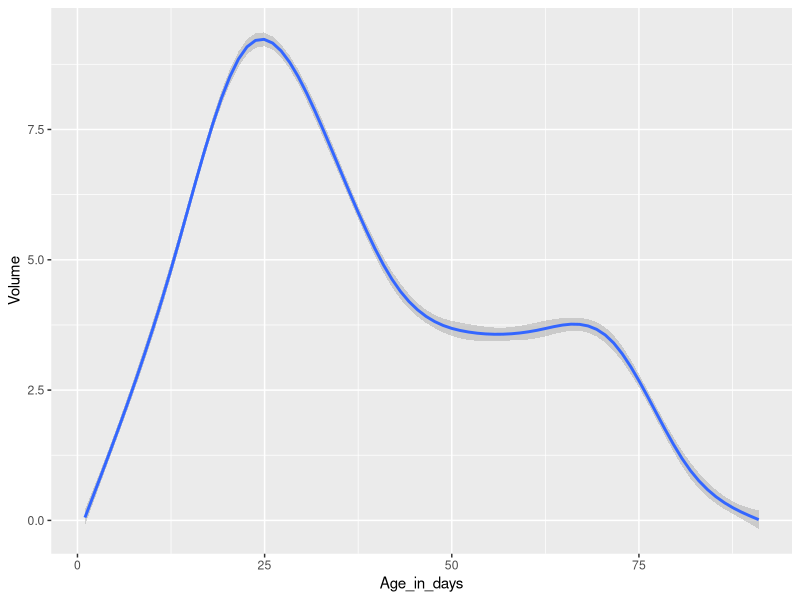
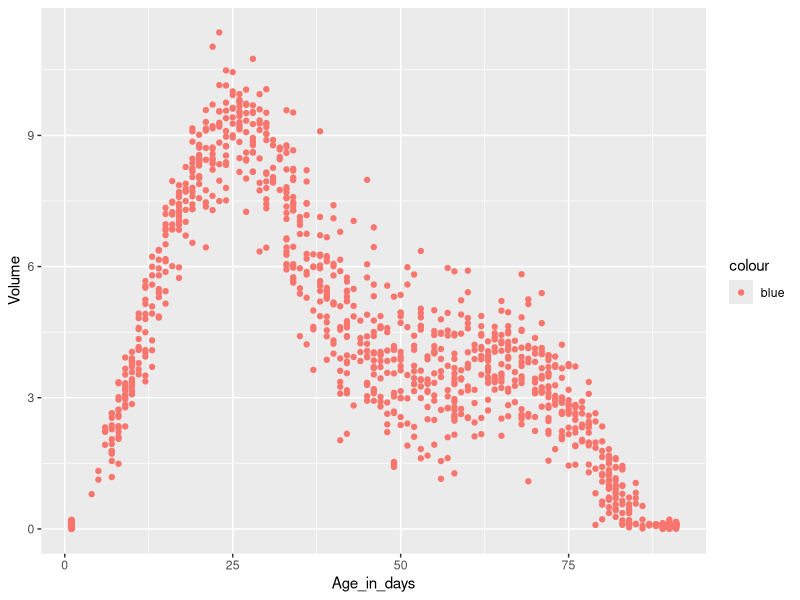
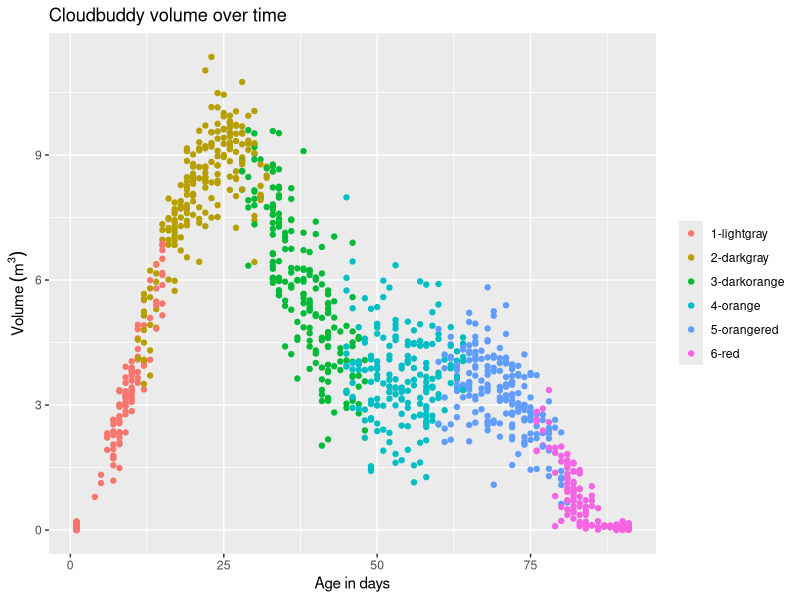
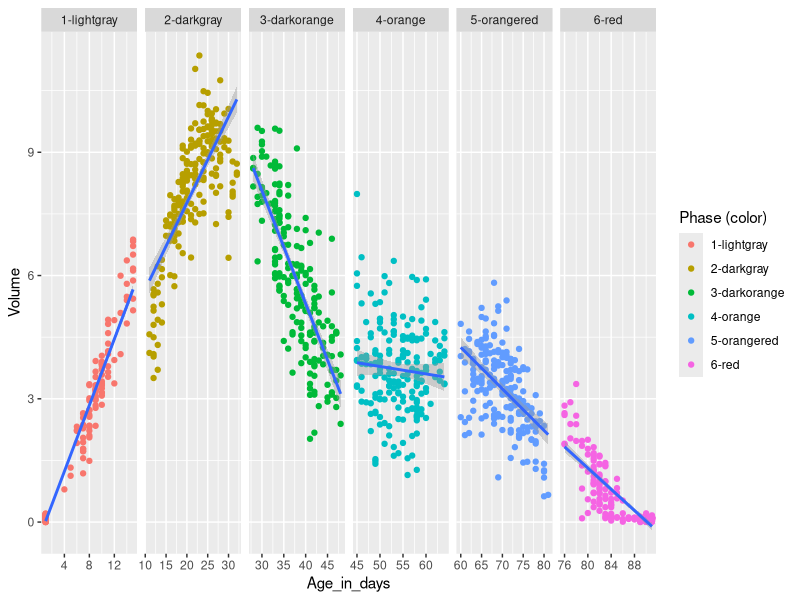
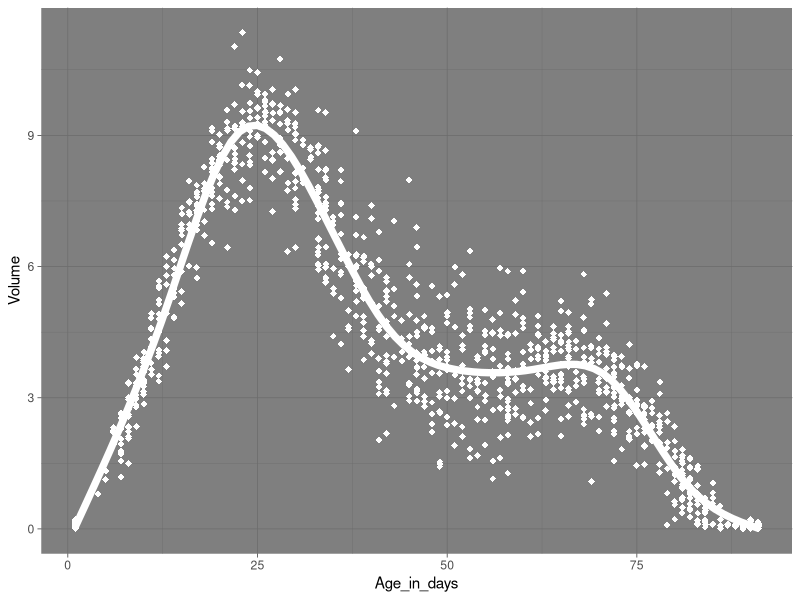
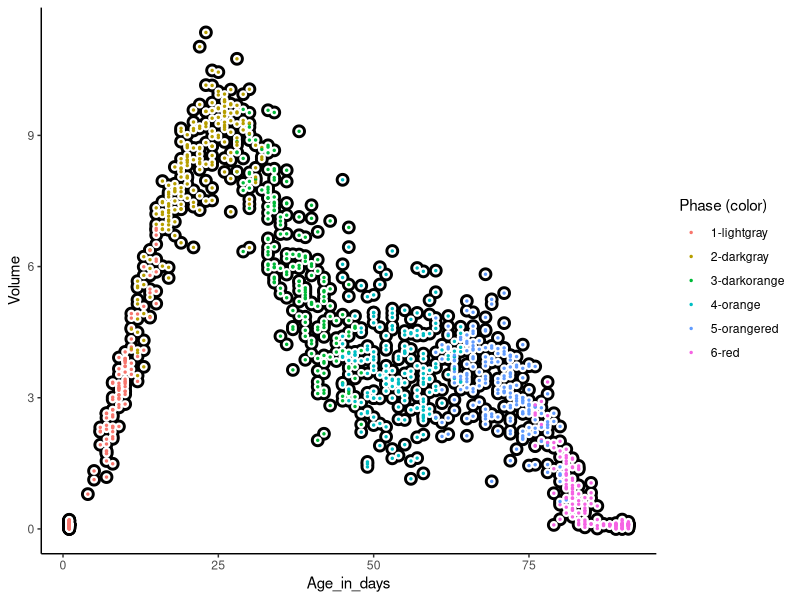
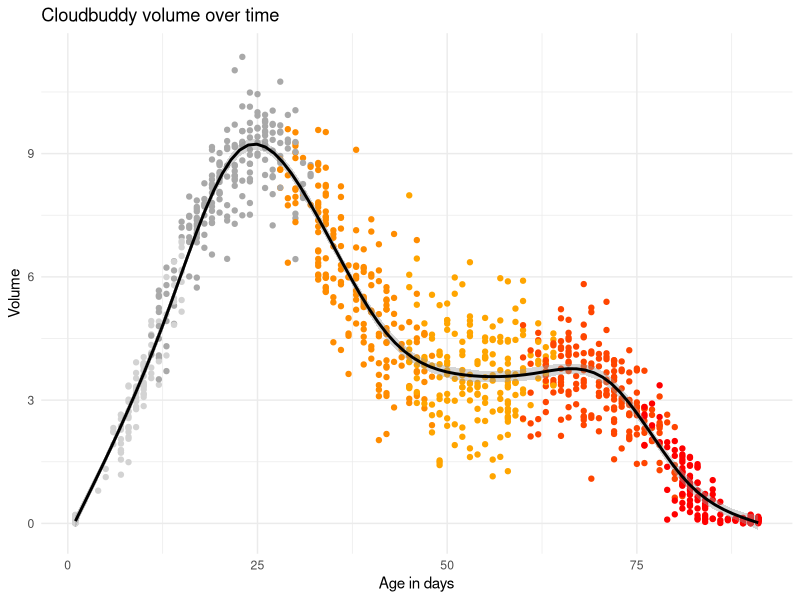

Here is the R script that generated these plots, in order:
## ---- chunk 1
knitr::opts_chunk$set(echo = TRUE)
## ---- chunk 2
library(tidyverse)
library(readxl)

cb_data <- read_xlsx(path = "CB_data_2023.xlsx",
                     skip = 11,
                     na = "-99")

## ---- chunk 3
    ggplot(data = cb_data, 
           mapping = aes(x = Age_in_days, 
                         y = Volume)) +
      geom_smooth()

## ---- chunk 4
    ggplot(data = cb_data, 
           mapping = aes(x = Age_in_days, 
                         y = Volume, 
                         color = "blue")) + 
      geom_point()
## ---- chunk 5
ggplot(data = cb_data,
       aes(x = Age_in_days,
           y = Volume)) +
  geom_point(aes(color = `Phase (color)`)) +
  labs(title = "Cloudbuddy volume over time",
       color = NULL,
       x = "Age in days", 
       y = Volume~(m^3))

## ---- chunk 6
ggplot(data = cb_data,
       aes(x = Age_in_days,
           y = Volume)) +
  geom_point(aes(color = `Phase (color)`)) +
      geom_smooth(method = "lm") +
      facet_wrap(~`Phase (color)`, 
                 ncol = 6, 
                 scales = "free_x")

## ---- chunk 7
    ggplot(data = cb_data, 
           mapping = aes(x = Age_in_days, 
                         y = Volume)) +
      geom_point(color = "white", 
                 shape = 18, 
                 size = 2) +
      geom_smooth(color = "white", 
                  linewidth = 2.5, 
                  se = FALSE) +
      theme_dark()

## ---- chunk 8
    ggplot(data = cb_data, 
           mapping = aes(x = Age_in_days, 
                         y = Volume)) +
      geom_point(color = "black", 
                 size = 4) +
      geom_point(color = "white",
                 size = 2) +
      geom_point(aes(color = `Phase (color)`),
                 size = 0.5) +
      theme_classic()

## ---- chunk 9
    ggplot(data = cb_data, 
           mapping = aes(x = Age_in_days, 
                         y = Volume)) +
      geom_point(aes(color = `Phase (color)`),
                 show.legend = FALSE) +
      geom_smooth(color = "black") +
      scale_color_manual(values = c("1-lightgray" = "lightgray",
                                "2-darkgray" = "darkgray",
                                "3-darkorange" = "darkorange",
                                "4-orange" = "orange",
                                "5-orangered" = "orangered",
                                "6-red" = "red")) +
      theme_minimal() +
      labs(x = "Age in days", 
           title = "Cloudbuddy volume over time")

